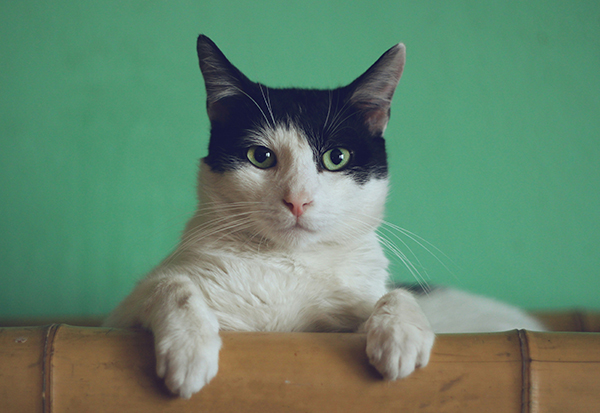
#> input picture Cat2.jpg, 600 x 413 px
$ python functions.py
#> lines starting #> are read from the running program, lines starting #| are printed output that depends on the picture; after the words box and inside, x2 and y2 are one past the last pixel; in counts of white or black regions, pixels touching at a corner belong together
import cv2 as cv

img = cv.imread("Cat2.jpg")
#> img is the input picture: shape (413, 600, 3); mean B, G, R 108.4, 133.2, 99.7

cv.imshow('Cat', img)

# [6 lines of commented-out code are left out]
canny = cv.Canny(img,125,175)
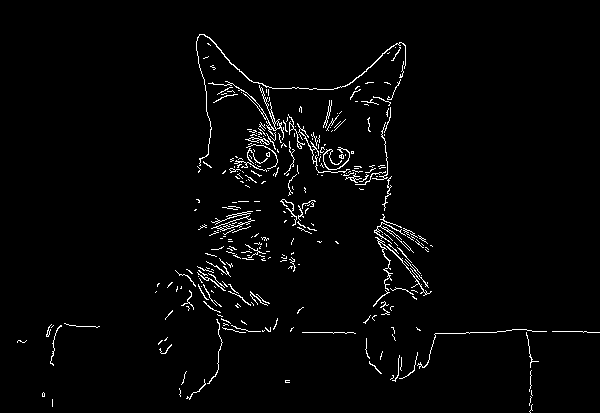
#> canny: shape (413, 600); 2.4% white in thin lines or dots, all inside (x1, y1, x2, y2) = (17, 34, 600, 413)
cv.imshow("Canny", canny)

#Dilating the image
dilated = cv.dilate(canny,(3,3), iterations=1)
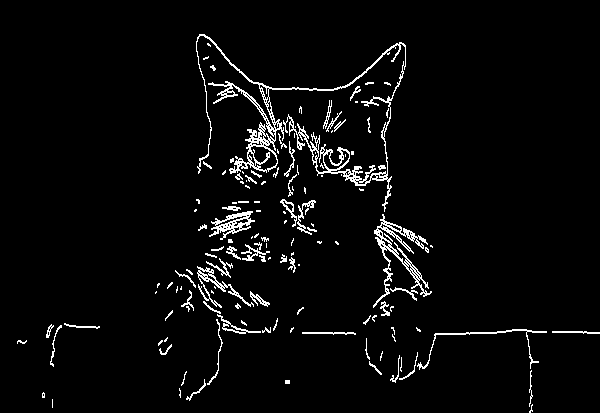
#> dilated: shape (413, 600); 3.9% white in thin lines or dots, all inside (x1, y1, x2, y2) = (17, 34, 600, 413)
cv.imshow("Dilated", dilated)
cv.waitKey(0)

$ run again, with es.jpg copied over Cat2.jpg
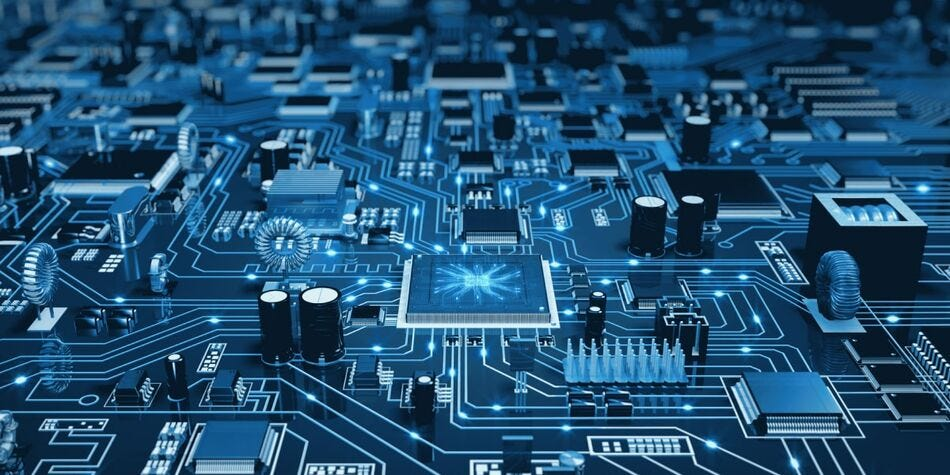
#> input picture es.jpg, 950 x 475 px
#> img is the input picture: shape (475, 950, 3); mean B, G, R 116.3, 81.3, 33.8
#> `canny = cv.Canny(img,125,175)`:
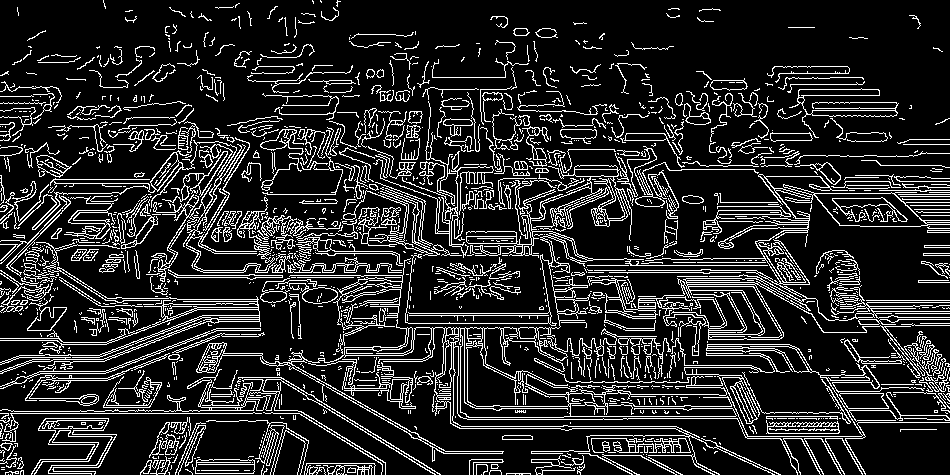
#> canny: shape (475, 950); 15.6% white in thin lines or dots
#> `dilated = cv.dilate(canny,(3,3), iterations=1)`:
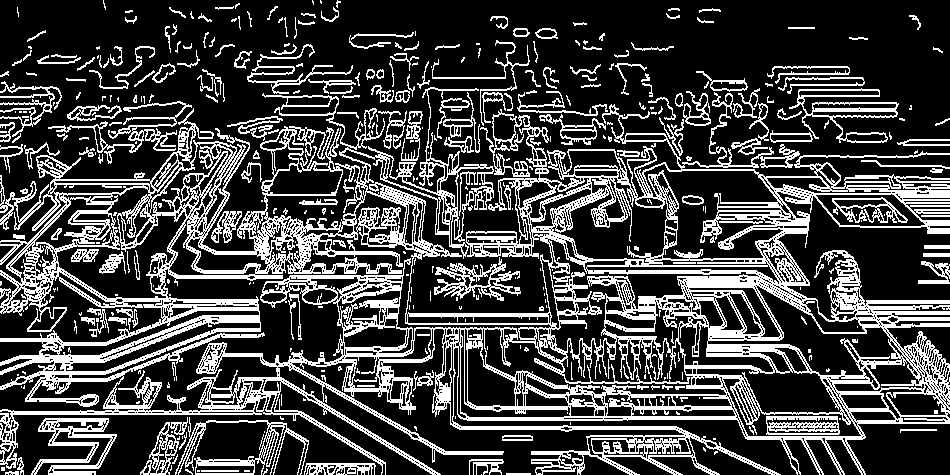
#> dilated: shape (475, 950); 26.7% white in thin lines or dots
